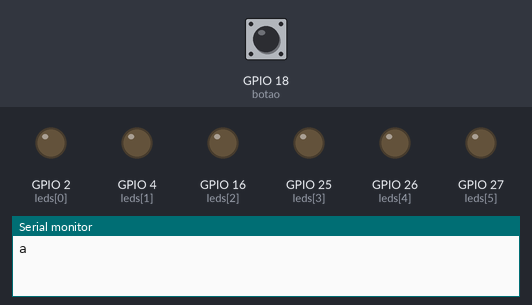
The sketch below on a simulated ESP32. On the bench: output pins drawn as LEDs (lit = HIGH), the last lines printed to the serial monitor. Dashed ring = blinking. Inputs (shaded band) come from the test bench; at power-on: GPIO 18 (botao) HIGH.

Above: at 1.2 s.
1.3 s: GPIO 18 (botao) pulled LOW for 0.15 s
At 1.4 s:
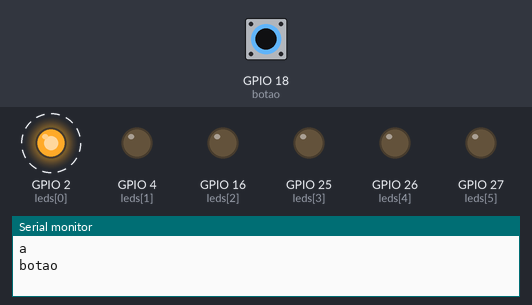
At 1.8 s:
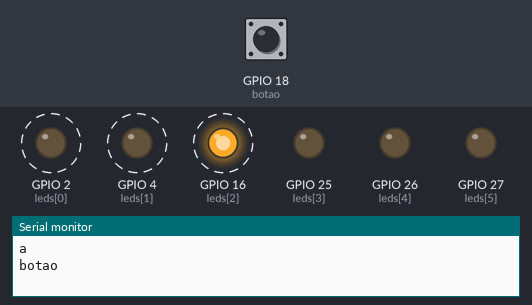
Timing chart, 0 to 10.3 s (numbered marks = the images above; inputs shaded):
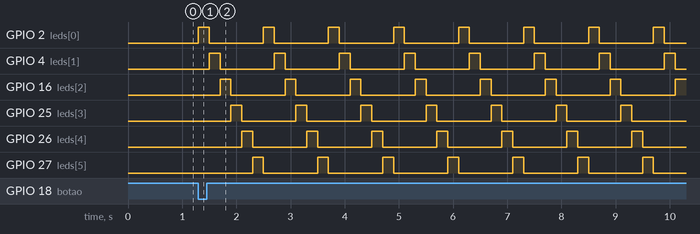

The sketch:

pausaled.ino
```cpp
// PISCA PISCA LEDS QUE TROCAM DE SENTIDO


int leds[] = {2, 4, 16, 25, 26, 27};
int botao = 18;

volatile int flag = 0;
volatile int rodando = 0;
volatile int sentido = 1;
volatile int tmax = 200;
volatile int tempo = 0;

int posicao = 0;
int qleds = 6;

hw_timer_t *timer = NULL;

// ta apertado ou nao
void IRAM_ATTR funcaoboa() {
  flag = 1;
}

// se os leds estão piscando e o tempo aceso ainda nao acabou, diminui tempo aceso
void IRAM_ATTR onTimer() {
  if (rodando && tempo > 0) {
    tempo --;
  }
}

void setup() {
  Serial.begin(115200);

  for (int i = 0; i < qleds; i++) {
    pinMode(leds[i], OUTPUT);
    digitalWrite(leds[i], LOW);
  }

  pinMode(botao, INPUT_PULLUP);

  attachInterrupt(
    digitalPinToInterrupt(botao),
    funcaoboa,
    FALLING
  );

  timer = timerBegin(1000000);              // preenche a variável timer com 1seg/1Hz
  timerAttachInterrupt(timer, &onTimer);    // ativa o alarme do timer: a cada 1 segundo, o onTimer() vai ser executado
  timerAlarm(timer, 1000, true, 0);         // ticks e repetição

  Serial.println("a");
}

void loop() {

  // se apertado, desaperta
  if (flag) {
    flag = 0;
    Serial.println("botao");

  // se nao tá rodando, roda, reseta tempo, liga led
    if(!rodando){
      rodando = 1;
      tempo = tmax;
      digitalWrite(leds[posicao], HIGH);
    }
    // inverte sentido do pisca pisca
    else{
      sentido *= -1;
    }
  }

  // se rodando e acabou tempo do led aceso, passa p prox led e verificao
  if(rodando && tempo == 0){
    digitalWrite(leds[posicao], LOW);

    posicao += sentido;

    if(posicao >= qleds){
      posicao = 0;
    }
    if(posicao < 0){
      posicao = qleds - 1;
    }

    // acende o vizinho do que foi apagado e reseta tempo
    digitalWrite(leds[posicao], HIGH);
    tempo = tmax;
  }
}
```

Measured:
- after the input at 1.3 s, GPIO 2 (leds[0]): alternates HIGH for 0.20 s and LOW for 1.0 s, starting at once; GPIO 4 (leds[1]): alternates HIGH for 0.20 s and LOW for 1.0 s, starting after 0.20 s
